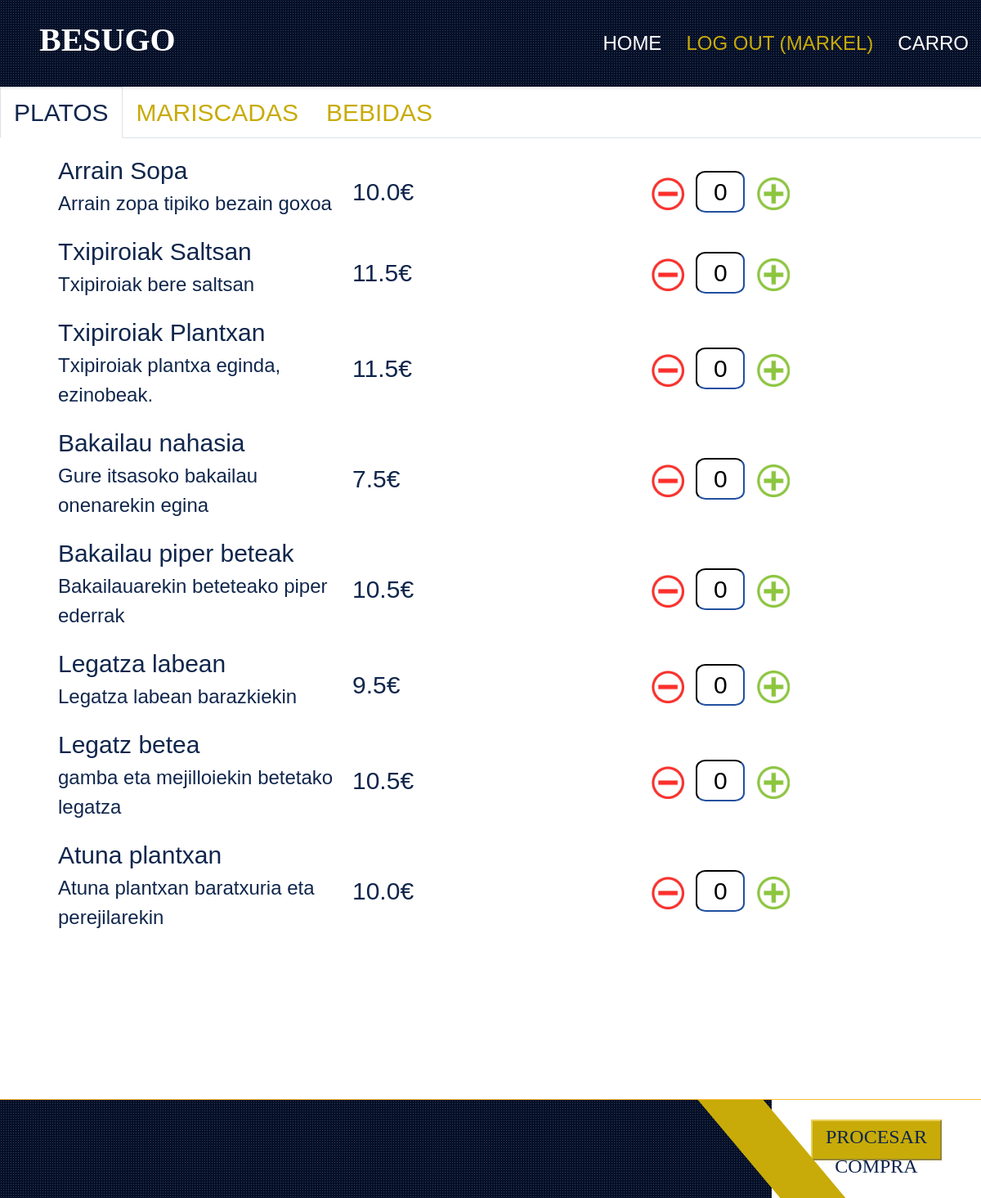
The page /platerak/ (signed in) on the database its author committed.
### store/models.py (models this page shows)
class Produktua(models.Model):
    PRODUKTU_MOTA = (
        (0, 'Osagaia'),
        (1, 'Platera'),
        (2, 'Edaria'),
    )
    izena = models.CharField(max_length=255)
    deskribapena = models.CharField(max_length=255)
    prezioa = models.FloatField()
    stock = models.FloatField()
    mota = models.IntegerField(choices = PRODUKTU_MOTA)
    foto = models.CharField(max_length=255,default='null.jpg')

### store/views.py (the view)
# urls.py: path('platerak/', views.platerak, name='platerak'),
def platerak(request):
    myprodu = Produktua.objects.all().values()
    template = loader.get_template('platerak.html')
    context = {
        'myprodu': myprodu,
    }
    return HttpResponse(template.render(context, request))

### store/templates/platerak.html (shortened to what this page needs)
{% load static %}
<!DOCTYPE html>
<html lang="en">
  <head>
    <link
      rel="stylesheet"
      href="{% static 'https://cdnjs.cloudflare.com/ajax/libs/font-awesome/5.15.0/css/all.min.css' %}"
    />
    <link
      rel="stylesheet"
      href="{% static 'https://cdn.jsdelivr.net/npm/bootstrap-icons@1.4.1/font/bootstrap-icons.css' %}"
    />
    <link
      rel="stylesheet"
      href="{% static 'lib/owlcarousel/assets/owl.carousel.min.css' %}"
    />
    <link
      rel="stylesheet"
      href="{% static 'lib/tempusdominus/css/tempusdominus-bootstrap-4.min.css' %}"
    />
    <link
      rel="stylesheet"
      href="{% static 'lib/lightbox/css/lightbox.min.css' %}"
    />
    <link rel="stylesheet" href="{% static 'css/bootstrap.min.css' %}" />
    <link rel="stylesheet" href="{% static 'css/style.css' %}" />
  </head>
  <body>
    {% include "header.html" %}
    <section id="region-main" class="has-blocks mb-3" aria-label="Contenido">
      <div role="main">
        <div class="course-content">
          <div class="single-section onetopic">
            <ul class="nav nav-tabs mb-3">
              <li class="nav-item">
                <a class="nav-link active" title="General"
                  ><innertab
                    style=""
                    class="tab_content tab_position_0 tab_level_0 marker"
                    ><span
                      class="sectionname"
                      style="color: var(--dark); font-size: 30px"
                      >PLATOS</span
                    ></innertab
                  ></a
                >
              </li>
              <li class="nav-item">
                <a
                  class="nav-link"
                  href="{% url 'mariscadas' %}"
                  title="MARISCADAS"
                  ><innertab
                    style=""
                    class="tab_content tab_position_1 tab_level_0"
                    ><span
                      class="sectionname"
                      style="color: var(--primary); font-size: 30px"
                      >MARISCADAS</span
                    ></innertab
                  ></a
                >
              </li>
              <li class="nav-item">
                <a class="nav-link" href="{% url 'bebidas' %}" title="BEBIDAS"
                  ><innertab
                    style=""
                    class="tab_content tab_position_1 tab_level_0"
                    ><span
                      class="sectionname"
                      style="color: var(--primary); font-size: 30px"
                      >BEBIDAS</span
                    ></innertab
                  ></a
                >
              </li>
            </ul>
            <div id="platdiv">
              <div
                id="menu"
              >
                <table class="menutable">
                  {% for x in myprodu %} {% if x.mota == 1 %}
                  <tr>
                    <td  class="menuizena">
                      {{ x.izena }}<br />
                      <p>{{ x.deskribapena }}</p>
                    </td>
                    <td class="menuprez">
                      {{ x.prezioa}}€
                    </td>
                    {% if request.user.is_authenticated %}
                    <td class="menubotoia">
                      <button
                        class="kenMariskada"
                        id="btnMinus{{ x.id }}"
                        value="{{ x.id }}"
                      >
                        <img class="geikenimg" src="../static/img/minus.jpg" />
                      </button>
                      <input
                      type="text"
                      class="contador"
                      id="contador{{ x.id }}"
                      value="0"
                    />
                      <button
                        class="gehiMariskada"
                        id="btnPlus{{ x.id }}"
                        value="{{ x.id }}"
                      >
                        <img class="geikenimg" src="../static/img/plus.jpg" />
                      </button>
                    </td>
                    {% endif %}
                  </tr >
                  {% endif %} {% endfor %}
                </table>
              </div>
            </div>
          </div>
        </div>
      </div>
    </section>
    {% include "menufooter.html" %}
  </body>
</html>

### store/templates/header.html (shortened to what this page needs)
<div class="container-fluid sticky-top bg-dark bg-light-radial shadow-sm px-5 pe-lg-0 header">
    <nav class="navbar navbar-expand-lg bg-dark bg-light-radial navbar-dark py-3 py-lg-0">
        <a href="{% url 'index' %}" class="navbar-brand">
            <h1 style="font-family: besugo;font: size 4px; color:#FFFFFF;">BESUGO</h1>
        </a>
        <div class="collapse navbar-collapse" id="navbarCollapse">
            <div class="navbar-nav ms-auto py-0" id="navbotoiak">
                <a href="{% url 'index' %}" class="nav-item nav-link">Home</a>
                {% if request.user.is_authenticated %}
                    <a href="{% url 'amaitusaioa' %}" class="nav-item nav-link active">Log out ({{request.user.username}})</a>
                {% else %}
                    <a href="{% url 'login' %}" class="nav-item nav-link active">Login</a>
                {% endif %}
                {% if request.user.is_authenticated %}
                <a href="{% url 'carro' %}" class="nav-item nav-link" style="">carro</a>
                {% else %}
                <a href="" class="nav-item nav-link" style="color:gray;">carro</a>
                {% endif %}
            </div>
        </div>
    </nav>
</div>

### store/static/css/style.css (style rules this page uses)
:root { --primary: #c8ab08; --secondary: #e9d05c; --light: #FFFFFF; --dark: #10264c; }
body { font-family: Arial, Helvetica, sans-serif; }
.bg-light-radial { background-image: -webkit-repeating-radial-gradient(center center, rgba(256, 256, 256, 0.2), rgba(256, 256, 256, 0.2) 1px, transparent 1px, transparent 100%); background-image: -moz-repeating-radial-gradient(center center, rgba(256, 256, 256, 0.2), rgba(256, 256, 256, 0.2) 1px, transparent 1px, transparent 100%); background-image: -ms-repeating-radial-gradient(center center, rgba(256, 256, 256, 0.2), rgba(256, 256, 256, 0.2) 1px, transparent 1px, transparent 100%); background-image: -o-repeating-radial-gradient(center center, rgba(256, 256, 256, 0.2), rgba(256, 256, 256, 0.2) 1px, transparent 1px, transparent 100%); background-image: repeating-radial-gradient(center center, rgba(256, 256, 256, 0.2), rgba(256, 256, 256, 0.2) 1px, transparent 1px, transparent 100%); background-size: 3px 3px; }
.navbar-dark .navbar-nav .nav-link { position: relative; padding: 35px 15px; font-size: 24px; text-transform: uppercase; color: var(--light); outline: none; transition: .5s; }
.navbar-dark .navbar-nav .nav-link:hover, .navbar-dark .navbar-nav .nav-link.active { color: var(--primary); }
.sectionname { font-size: 24px; }
#menu { margin-left: 50px; margin-right: 50px; overflow: scroll; overflow-x: hidden; height: 65vh; padding-left: 20px; }
.menutable { height: 70%; width: 100%; }
.menutable tr { font-size: 30px; font-family: Arial; width:auto; }
.menutable td { font-family: Arial; font-size: 30px; color: var(--dark); }
.menuizena { width: 30%; }
.menuprez { font-family: besugo; color: var(--dark); width: 30%; }
.menubotoia { width: 30%; }
.menutable p { font-size: 24px }
.kenMariskada { border: none; background: white; }
.geikenimg { height: 40px; width: 40px; }
.contador { width: 60px; border-color: var(--dark); border-radius: 20%; text-align: center; }
.gehiMariskada { border: none; background: white; }

### rows shown on the page
Produktua: izena "Arrain Sopa", deskribapena "Arrain zopa tipiko bezain goxoa", prezioa "10.0", {{ x.id }} 1 (drawn), mota 1 (drawn)
Produktua: izena "Txipiroiak Saltsan", deskribapena "Txipiroiak bere saltsan", prezioa "11.5", {{ x.id }} 2 (drawn), mota 1 (drawn)
Produktua: izena "Txipiroiak Plantxan", deskribapena "Txipiroiak plantxa eginda, ezinobeak.", prezioa "11.5", {{ x.id }} 3 (drawn), mota 1 (drawn)
Produktua: izena "Bakailau nahasia", deskribapena "Gure itsasoko bakailau onenarekin egina", prezioa "7.5", {{ x.id }} 4 (drawn), mota 1 (drawn)
Produktua: izena "Bakailau piper beteak", deskribapena "Bakailauarekin beteteako piper ederrak", prezioa "10.5", {{ x.id }} 5 (drawn), mota 1 (drawn)
Produktua: izena "Legatza labean", deskribapena "Legatza labean barazkiekin", prezioa "9.5", {{ x.id }} 6 (drawn), mota 1 (drawn)
Produktua: izena "Legatz betea", deskribapena "gamba eta mejilloiekin betetako legatza", prezioa "10.5", {{ x.id }} 7 (drawn), mota 1 (drawn)
Produktua: izena "Atuna plantxan", deskribapena "Atuna plantxan baratxuria eta perejilarekin", prezioa "10.0", {{ x.id }} 8 (drawn), mota 1 (drawn)

### other values the page prints
{{ request.user.username }} "MARKEL"
